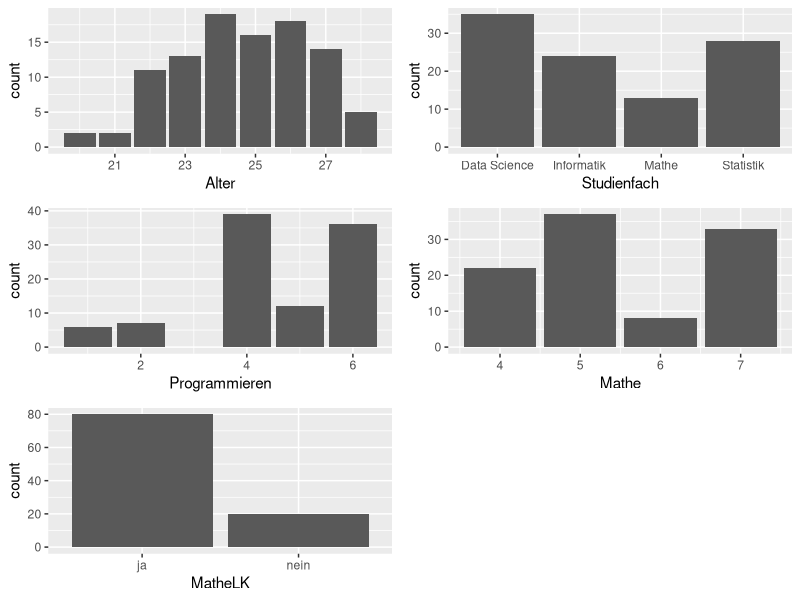

Here is the R script that generated this plot: (Note: this script raises an error after producing the figure.)
library(dplyr)
library(ggplot2)
library(gridExtra)
library(reshape2)

## data import
data <- read.csv("students-data.csv") %>% 
  mutate(MatheLK = as.factor(MatheLK))


## first look
str(data)
apply(data, 2, table)


## all individually
p1 <- data %>% 
  ggplot(aes(x = Alter)) +
  geom_bar()
p2 <- data %>% 
  ggplot(aes(x = Studienfach)) +
  geom_bar()
p3 <- data %>% 
  ggplot(aes(x = Programmieren)) +
  geom_bar()
p4 <- data %>% 
  ggplot(aes(x = Mathe)) +
  geom_bar()
p5 <- data %>% 
  ggplot(aes(x = MatheLK)) +
  geom_bar()

grid.arrange(p1, p2, p3, p4, p5, 
             ncol = 2, nrow = 3)



## visualize
data.vis <- data %>% 
  mutate(
    Mathe = as.ordered(Mathe),
    Programmieren = as.ordered(Programmieren),
  ) %>% 
  select(
    c(Studienfach, Mathe, Programmieren, MatheLK)
  )


levels(data.vis$MatheLK) = c("Mathe-LK", "kein Mathe-LK")
data.vis %>% 
  visualize_categorical(id.1 = "Studienfach", id.2 = "MatheLK",
                        title = "Interessen nach Studienfach und Mathe-LK",
                        x.title = "Interesse", y.title = "Anzahl" 
  )

data.vis %>%
  select(Studienfach, Mathe, Programmieren) %>% 
  visualize_categorical(id.1 = "Studienfach",
                        title = "Interessen nach Studienfach",
                        x.title = "Interesse", y.title = "Anzahl" 
  )



# Ausführen der Funktionen

## Metrische Variablen

stats_metric(data.frame(data$Alter, data$Mathe, data$Programmieren))

## Kategoriale Variablen

stats_categorical(data)

## bivariate Statistiken für zwei kategoriale Variablen

bivariate_stats_categorical(data, data$Studienfach, data$Mathe)
bivariate_stats_categorical(data, data$Studienfach, data$Programmieren)
bivariate_stats_categorical(data, data$Studienfach, data$MatheLK)
bivariate_stats_categorical(data, data$Mathe, data$Programmieren)
bivariate_stats_categorical(data, data$Mathe, data$MatheLK)
bivariate_stats_categorical(data, data$Programmieren, data$MatheLK)

## bivariate Statistiken für eine metrische und eine kategoriale Variable

stats_bivariate_metric_dichotom(data$Alter, data$MatheLK)

## Kategorisierung ordinaler Variablen

categorize_ordinal(data, by = c(2, 4, 5), bins = 3)

## Visualisierung kategorialer Variablen

# TODO

